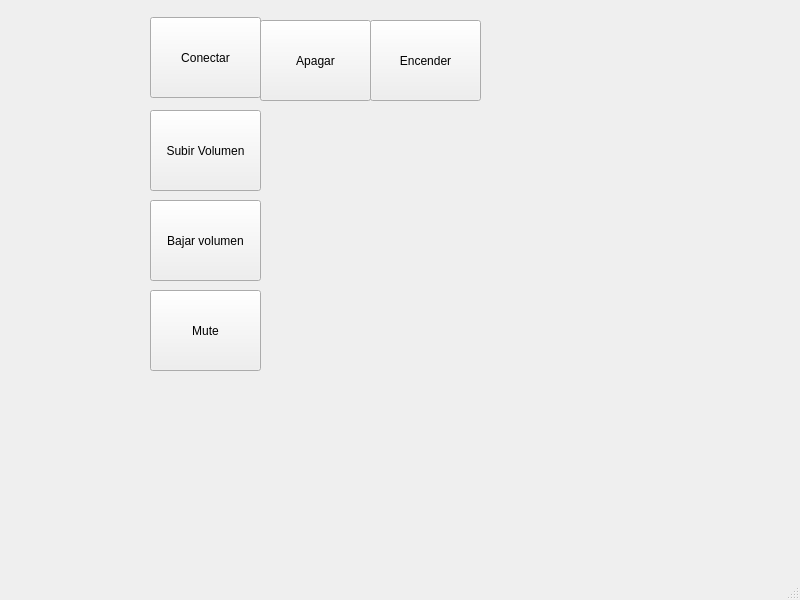
<?xml version="1.0" encoding="UTF-8"?>
<ui version="4.0">
 <class>MainWindow</class>
 <widget class="QMainWindow" name="MainWindow">
  <property name="geometry">
   <rect>
    <x>0</x>
    <y>0</y>
    <width>800</width>
    <height>600</height>
   </rect>
  </property>
  <property name="windowTitle">
   <string>MainWindow</string>
  </property>
  <widget class="QWidget" name="centralwidget">
   <widget class="QPushButton" name="cmd_conectar">
    <property name="geometry">
     <rect>
      <x>150</x>
      <y>17</y>
      <width>111</width>
      <height>81</height>
     </rect>
    </property>
    <property name="text">
     <string>Conectar</string>
    </property>
   </widget>
   <widget class="QPushButton" name="cmd_subir_volumen">
    <property name="geometry">
     <rect>
      <x>150</x>
      <y>110</y>
      <width>111</width>
      <height>81</height>
     </rect>
    </property>
    <property name="text">
     <string>Subir Volumen</string>
    </property>
   </widget>
   <widget class="QPushButton" name="cmd_bajar_volumen">
    <property name="geometry">
     <rect>
      <x>150</x>
      <y>200</y>
      <width>111</width>
      <height>81</height>
     </rect>
    </property>
    <property name="text">
     <string>Bajar volumen</string>
    </property>
   </widget>
   <widget class="QPushButton" name="cmd_mute">
    <property name="geometry">
     <rect>
      <x>150</x>
      <y>290</y>
      <width>111</width>
      <height>81</height>
     </rect>
    </property>
    <property name="text">
     <string>Mute</string>
    </property>
   </widget>
   <widget class="QPushButton" name="cmd_apagar">
    <property name="geometry">
     <rect>
      <x>260</x>
      <y>20</y>
      <width>111</width>
      <height>81</height>
     </rect>
    </property>
    <property name="text">
     <string>Apagar</string>
    </property>
   </widget>
   <widget class="QPushButton" name="cmd_encender">
    <property name="geometry">
     <rect>
      <x>370</x>
      <y>20</y>
      <width>111</width>
      <height>81</height>
     </rect>
    </property>
    <property name="text">
     <string>Encender</string>
    </property>
   </widget>
  </widget>
  <widget class="QMenuBar" name="menubar">
   <property name="geometry">
    <rect>
     <x>0</x>
     <y>0</y>
     <width>800</width>
     <height>22</height>
    </rect>
   </property>
  </widget>
  <widget class="QStatusBar" name="statusbar"/>
 </widget>
 <resources/>
 <connections/>
</ui>
